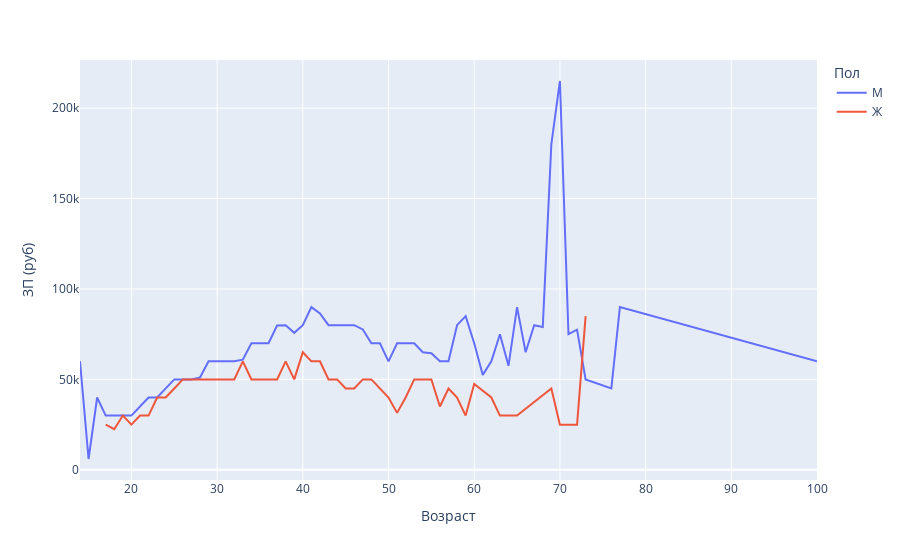

The notebook cell saved with this chart:
### Markdown cell above
Доля мужчин среди соискателей намного больше, чем доля женщин.

### Code cell
male_female_salary_data = hh_data.groupby(['Возраст', 'Пол'], as_index=False)['ЗП (руб)'].median()

px.line(male_female_salary_data, x='Возраст', y='ЗП (руб)', color='Пол')

### Figure 1 — Plotly figure (JSON) as saved in the notebook; plotly's stock layout.template omitted (floating-point values rounded to 4 significant figures)
{"data": [{"hovertemplate": "Пол=М<br>Возраст=%{x}<br>ЗП (руб)=%{y}<extra></extra>", "legendgroup": "М", "line": {"color": "#636efa", "dash": "solid"}, "marker": {"symbol": "circle"}, "mode": "lines", "name": "М", "orientation": "v", "showlegend": true, "type": "scatter", "x": [14, 15, 16, 17, 18, 19, 20, 21, 22, 23, 24, 25, 26, 27, 28, 29, 30, 31, 32, 33, 34, 35, 36, 37, 38, 39, 40, 41, 42, 43, 44, 45, 46, 47, 48, 49, 50, 51, 52, 53, 54, 55, 56, 57, 58, 59, 60, 61, 62, 63, 64, 65, 66, 67, 68, 69, 70, 71, 72, 73, 76, 77, 100], "xaxis": "x", "y": [60000, 6000, 40000, 30000, 30000, 30000, 30000, 35000, 40000, 40000, 45000, 50000, 50000, 50000, 51050.0, 60000, 60000, 60000, 60000, 60900, 70000, 70000, 70000, 79830.0, 80000, 75780.0, 80000, 90000, 86500, 80000, 80000, 80000, 80000, 77650.0, 70000, 70000, 60000, 70000, 70000, 70000, 65000, 64490.0, 60000, 60000, 80000, 85000, 70000, 52500, 60000, 75000, 57500, 90000, 65000, 80000, 79000, 180000, 215000, 75000, 77500, 50000, 45000, 90000, 60000], "yaxis": "y"}, {"hovertemplate": "Пол=Ж<br>Возраст=%{x}<br>ЗП (руб)=%{y}<extra></extra>", "legendgroup": "Ж", "line": {"color": "#EF553B", "dash": "solid"}, "marker": {"symbol": "circle"}, "mode": "lines", "name": "Ж", "orientation": "v", "showlegend": true, "type": "scatter", "x": [17, 18, 19, 20, 21, 22, 23, 24, 25, 26, 27, 28, 29, 30, 31, 32, 33, 34, 35, 36, 37, 38, 39, 40, 41, 42, 43, 44, 45, 46, 47, 48, 49, 50, 51, 52, 53, 54, 55, 56, 57, 58, 59, 60, 62, 63, 64, 65, 69, 70, 72, 73], "xaxis": "x", "y": [25000, 22500, 30000, 25000, 30000, 30000, 40000, 40000, 45000, 50000, 50000, 50000, 50000, 50000, 50000, 50000, 60000, 50000, 50000, 50000, 50000, 60000, 50000, 65000, 60000, 60000, 50000, 50000, 45000, 45000, 50000, 50000, 45000, 40000, 31500, 40000, 50000, 50000, 50000, 35000, 45000, 40000, 30000, 47500, 40000, 30000, 30000, 30000, 45000, 25000, 25000, 85000], "yaxis": "y"}], "layout": {"legend": {"title": {"text": "Пол"}, "tracegroupgap": 0}, "margin": {"t": 60}, "xaxis": {"anchor": "y", "domain": [0, 1], "title": {"text": "Возраст"}}, "yaxis": {"anchor": "x", "domain": [0, 1], "title": {"text": "ЗП (руб)"}}}}
